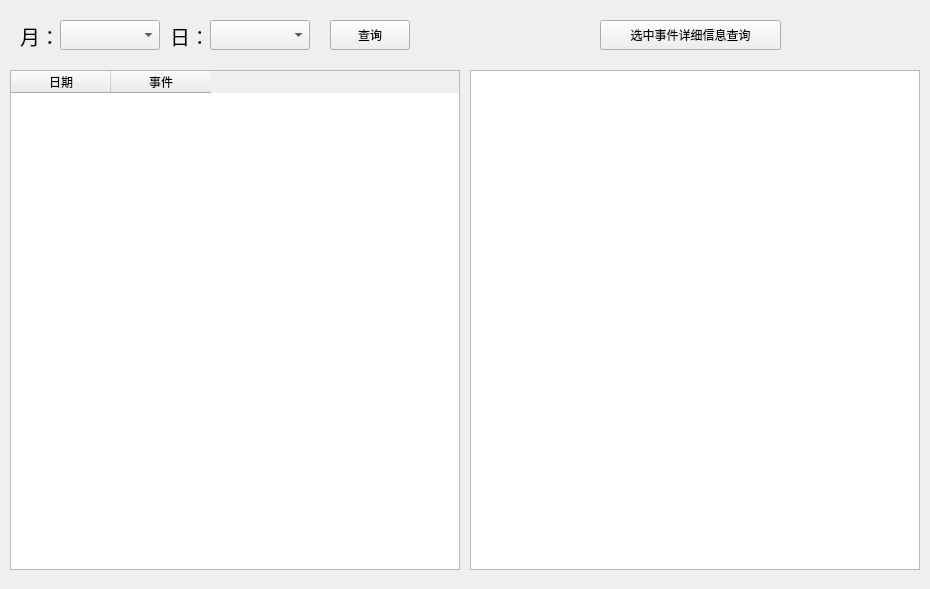
<?xml version="1.0" encoding="UTF-8"?>
<ui version="4.0">
 <class>Form</class>
 <widget class="QWidget" name="Form">
  <property name="geometry">
   <rect>
    <x>0</x>
    <y>0</y>
    <width>930</width>
    <height>589</height>
   </rect>
  </property>
  <property name="windowTitle">
   <string>历史今日查询</string>
  </property>
  <widget class="QComboBox" name="monBox">
   <property name="geometry">
    <rect>
     <x>60</x>
     <y>20</y>
     <width>100</width>
     <height>30</height>
    </rect>
   </property>
   <property name="font">
    <font>
     <pointsize>15</pointsize>
    </font>
   </property>
   <property name="placeholderText">
    <string/>
   </property>
  </widget>
  <widget class="QLabel" name="mon">
   <property name="geometry">
    <rect>
     <x>20</x>
     <y>20</y>
     <width>41</width>
     <height>31</height>
    </rect>
   </property>
   <property name="font">
    <font>
     <pointsize>15</pointsize>
    </font>
   </property>
   <property name="text">
    <string>月：</string>
   </property>
  </widget>
  <widget class="QLabel" name="mon_2">
   <property name="geometry">
    <rect>
     <x>170</x>
     <y>20</y>
     <width>31</width>
     <height>31</height>
    </rect>
   </property>
   <property name="font">
    <font>
     <pointsize>15</pointsize>
    </font>
   </property>
   <property name="text">
    <string>日：</string>
   </property>
  </widget>
  <widget class="QComboBox" name="dayBox">
   <property name="geometry">
    <rect>
     <x>210</x>
     <y>20</y>
     <width>100</width>
     <height>30</height>
    </rect>
   </property>
   <property name="font">
    <font>
     <pointsize>15</pointsize>
    </font>
   </property>
  </widget>
  <widget class="QPushButton" name="bt">
   <property name="geometry">
    <rect>
     <x>330</x>
     <y>20</y>
     <width>80</width>
     <height>30</height>
    </rect>
   </property>
   <property name="text">
    <string>查询</string>
   </property>
  </widget>
  <widget class="QPlainTextEdit" name="showText">
   <property name="geometry">
    <rect>
     <x>470</x>
     <y>70</y>
     <width>450</width>
     <height>500</height>
    </rect>
   </property>
  </widget>
  <widget class="QPushButton" name="bt2">
   <property name="geometry">
    <rect>
     <x>600</x>
     <y>20</y>
     <width>181</width>
     <height>30</height>
    </rect>
   </property>
   <property name="text">
    <string>选中事件详细信息查询</string>
   </property>
  </widget>
  <widget class="QTableWidget" name="tb">
   <property name="geometry">
    <rect>
     <x>10</x>
     <y>70</y>
     <width>450</width>
     <height>500</height>
    </rect>
   </property>
   <column>
    <property name="text">
     <string>日期</string>
    </property>
   </column>
   <column>
    <property name="text">
     <string>事件</string>
    </property>
   </column>
  </widget>
 </widget>
 <resources/>
 <connections/>
</ui>
